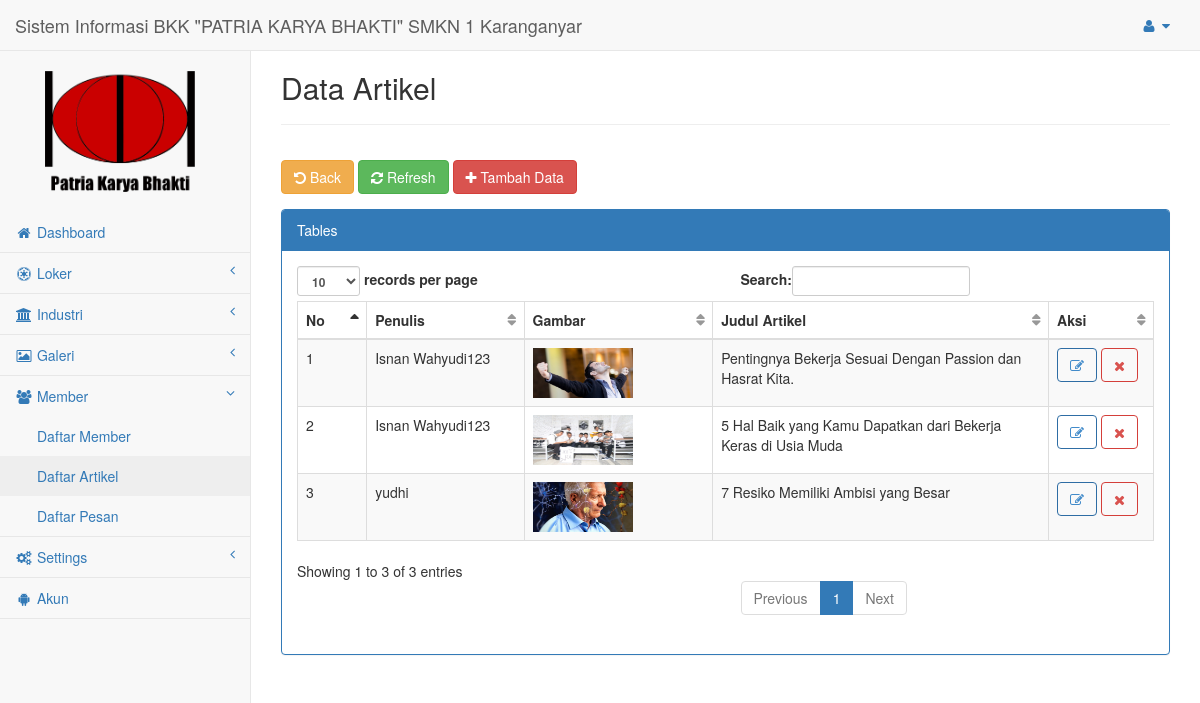
The app's page /0akuadmin/pages/admin?page=artikel (signed in) with its own data.
### tables this page shows
CREATE TABLE `tbl_artikel` (
  `id_artikel` int(9) NOT NULL,
  `username` varchar(50) NOT NULL,
  `gambar` varchar(200) NOT NULL,
  `judul` varchar(100) NOT NULL,
  `deskripsi_singkat` varchar(300) NOT NULL,
  `deskripsi` longtext NOT NULL,
  `tgl_upload` timestamp NOT NULL DEFAULT CURRENT_TIMESTAMP ON UPDATE CURRENT_TIMESTAMP
);

### 0akuadmin/pages/admin/page/artikel/artikel.php (the view)
<h2>Data Artikel</h2><hr>
<div class="row">
  <div class="panel-body">
    <button type="button" class="btn btn-warning" onClick="history.go(-1)"><i class="fa fa-rotate-left"></i> Back </button>
    <button type="button" class="btn btn-success" onClick="history.go(0)"><i class="fa fa-refresh"></i> Refresh </button>
    <a href="?page=artikel&aksi=tambah"><button type="button" class="btn btn-danger"><i class="fa fa-plus"></i> Tambah Data</button></a>
  </div>
  <div class="col-md-12">
    <div class="panel panel-primary">
      <div class="panel-heading">Tables</div>
        <div class="panel-body">
          <div class="table-responsive">
            <table class="table table-striped table-bordered table-hover" id="dataTables-example">
            <thead>
              <tr>
                <th width="50">No</th>
                <th width="100">Penulis</th>
                <th width="100">Gambar</th>
                <th width="200">Judul Artikel</th>
                <th width="70">Aksi</th>
              </tr>
            </thead>
            <tbody>
<?php
  $no = 1;
  $sql = $koneksi->query("select * from tbl_artikel");
  while ($data = $sql->fetch_assoc()) {
?>
              <tr>
                <td><?php echo $no++; ?></td>
                <td><?php echo $data['username']; ?></td>
                <td><img width="100" height="50" src="page/artikel/img/<?php echo $data['gambar']; ?>"></td>
                <td><?php echo $data['judul']; ?></td>
                <td>
                  <a href="?page=artikel&aksi=ubah&id_artikel=<?php echo $data['id_artikel']; ?>"><button class="btn btn-outline btn-primary"><i class="fa fa-edit "></i></button></a>
                  <a onclick="return confirm('Anda Yakin Akan Menghapus Data?')" href="?page=artikel&aksi=hapus&id_artikel=<?php echo $data['id_artikel']; ?>"><button class="btn btn-outline btn-danger"><i class="fa fa-times "></i></button></a>
                </td>
              </tr>
<?php
  }
?>
            </tbody>
          </table>
        </div>
      </div>
    </div>
</div>
</div>

### records on screen
tbl_artikel: username "Isnan Wahyudi123", gambar (picture), judul "Pentingnya Bekerja Sesuai Dengan Passion dan Hasrat Kita."
tbl_artikel: username "Isnan Wahyudi123", gambar (picture), judul "5 Hal Baik yang Kamu Dapatkan dari Bekerja Keras di Usia Muda"
tbl_artikel: username "yudhi", gambar (picture), judul "7 Resiko Memiliki Ambisi yang Besar"
